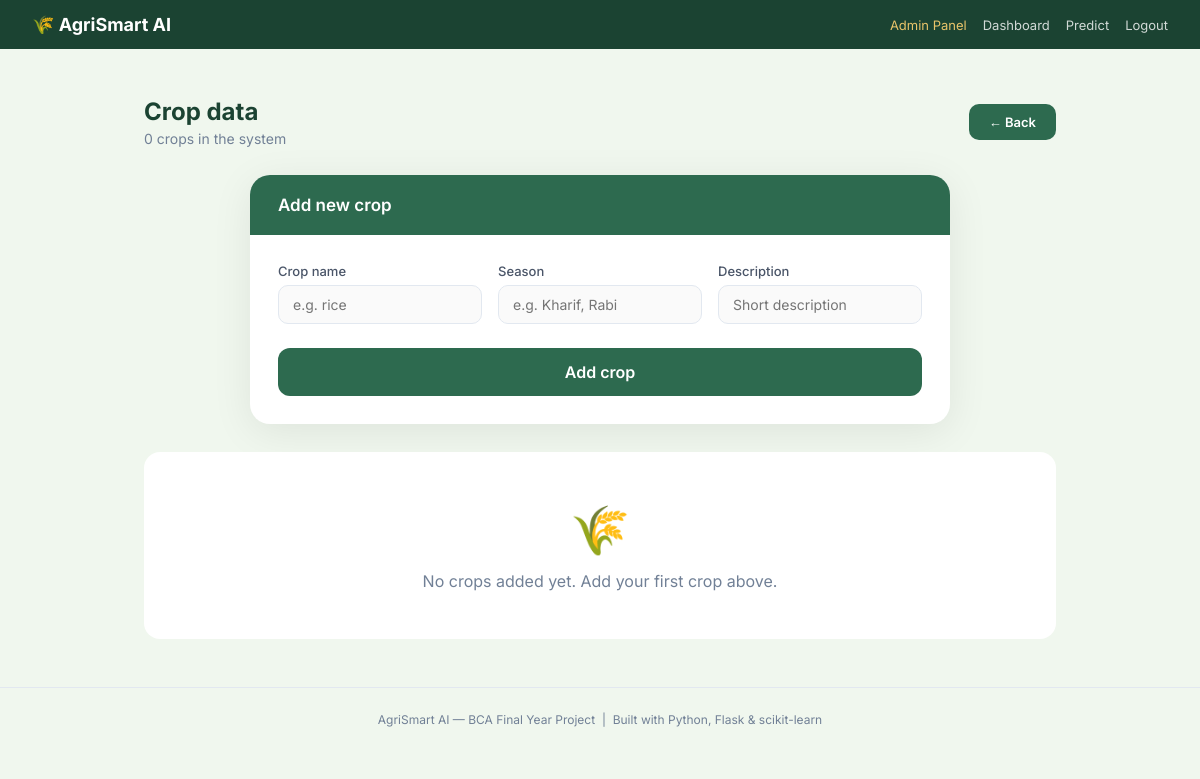
The page /admin/crops (signed in) on the database as committed earlier.
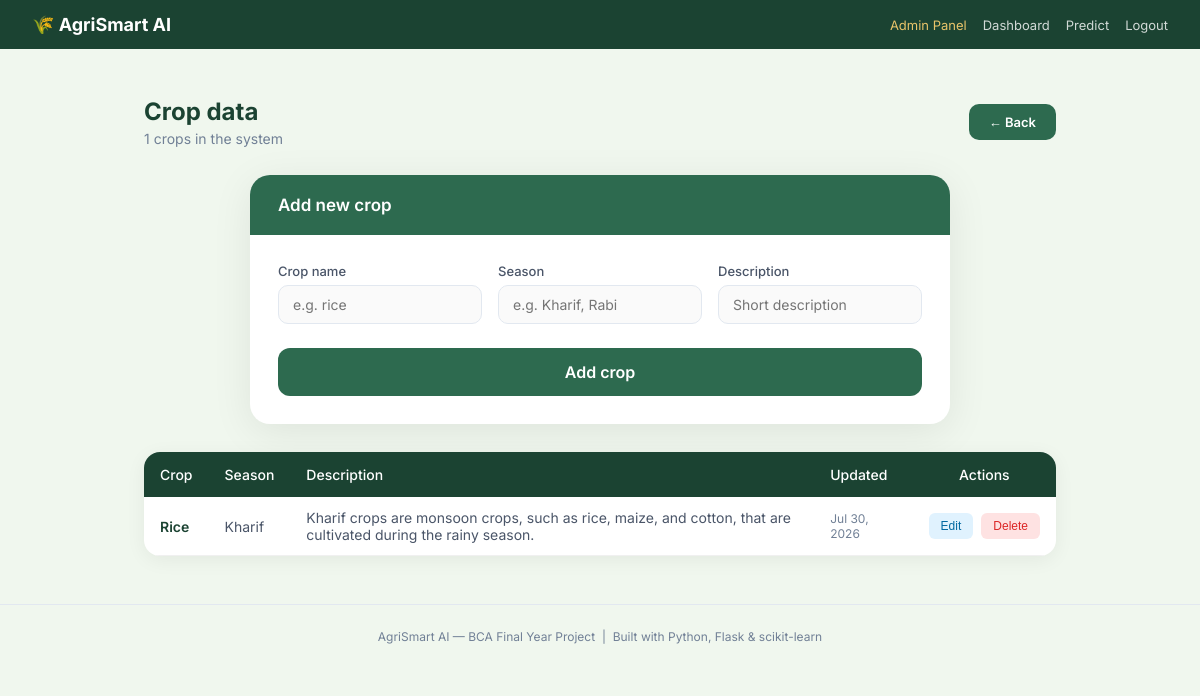
The same page on the database as committed later.
### database/models.py (models this page shows, shortened)
class CropData(db.Model):
    __tablename__ = 'crop_data'
    id          = db.Column(db.Integer, primary_key=True)
    crop_name   = db.Column(db.String(100), nullable=False)
    description = db.Column(db.Text)
    season      = db.Column(db.String(100))
    uploaded_by = db.Column(db.Integer, db.ForeignKey('users.id'))
    updated_at  = db.Column(db.DateTime, default=datetime.utcnow)

### admin/routes.py (the view)
@admin_bp.route('/admin/crops')
@login_required
@admin_required
def crops():
    all_crops = CropData.query.order_by(CropData.crop_name).all()
    return render_template('admin/crops.html', crops=all_crops)

### admin/routes.py (called while the page is built)
def admin_required(f):
    @wraps(f)
    def decorated(*args, **kwargs):
        if not current_user.is_authenticated or not current_user.is_admin():
            flash('Admin access required.', 'danger')
            return redirect(url_for('auth.login'))
        return f(*args, **kwargs)
    return decorated

### database/models.py (called while the page is built)
    def is_admin(self):
        return self.role == 'admin'

### templates/admin/crops.html (shortened to what this page needs)
{% extends 'base.html' %}
{% block content %}
<div style="max-width:960px; margin:48px auto; padding:0 24px;">
  <div style="display:flex; align-items:center; justify-content:space-between; margin-bottom:28px; flex-wrap:wrap; gap:12px;">
    <div>
      <h1 style="font-size:24px; font-weight:700; color:var(--green-dark);">Crop data</h1>
      <p style="color:var(--text-light); font-size:14px; margin-top:4px;">{{ crops|length }} crops in the system</p>
    </div>
    <a href="/admin/dashboard" class="btn-back" style="font-size:13px; padding:10px 20px;">← Back</a>
  </div>
  <div class="form-card" style="margin-bottom:28px;">
    <div class="form-card-header">
      <h2>Add new crop</h2>
    </div>
    <div class="form-card-body">
      <form action="/admin/crops/add" method="POST">
        <div style="display:grid; grid-template-columns:repeat(auto-fit, minmax(180px, 1fr)); gap:16px;">
          <div class="form-group">
            <label>Crop name</label>
            <input type="text" name="crop_name" placeholder="e.g. rice" required>
          </div>
          <div class="form-group">
            <label>Season</label>
            <input type="text" name="season" placeholder="e.g. Kharif, Rabi">
          </div>
          <div class="form-group">
            <label>Description</label>
            <input type="text" name="description" placeholder="Short description">
          </div>
        </div>
        <button type="submit" class="btn-predict" style="margin-top:8px;">Add crop</button>
      </form>
    </div>
  </div>
  {% if crops %}
  <div style="background:white; border-radius:16px; box-shadow:0 4px 20px rgba(0,0,0,0.06); overflow:hidden;">
    <div style="overflow-x:auto;">
      <table style="width:100%; border-collapse:collapse; font-size:14px;">
        <thead>
          <tr style="background:var(--green-dark); color:white;">
            <th style="padding:14px 16px; text-align:left; font-weight:500;">Crop</th>
            <th style="padding:14px 16px; text-align:left; font-weight:500;">Season</th>
            <th style="padding:14px 16px; text-align:left; font-weight:500;">Description</th>
            <th style="padding:14px 16px; text-align:left; font-weight:500;">Updated</th>
            <th style="padding:14px 16px; text-align:center; font-weight:500;">Actions</th>
          </tr>
        </thead>
        <tbody>
          {% for c in crops %}
          <tr style="border-bottom:1px solid #f0f0f0; {% if loop.index % 2 == 0 %}background:#fafafa;{% endif %}">
            <td style="padding:12px 16px; font-weight:600; color:var(--green-dark); text-transform:capitalize;">{{ c.crop_name }}</td>
            <td style="padding:12px 16px; color:var(--text-mid);">{{ c.season or '—' }}</td>
            <td style="padding:12px 16px; color:var(--text-mid);">{{ c.description or '—' }}</td>
            <td style="padding:12px 16px; color:var(--text-light); font-size:12px;">{{ c.updated_at.strftime('%b %d, %Y') }}</td>
            <td style="padding:12px 16px; text-align:center;">
              <div style="display:flex; gap:8px; justify-content:center;">
                <button onclick="toggleEdit({{ c.id }})"
                        style="background:#e0f2fe; color:#0369a1; border:none; padding:6px 12px; border-radius:6px; font-size:12px; cursor:pointer;">
                  Edit
                </button>
                <form action="/admin/crops/delete/{{ c.id }}" method="POST"
                      onsubmit="return confirm('Delete {{ c.crop_name }}?')">
                  <button type="submit" style="background:#fee2e2; color:#dc2626; border:none; padding:6px 12px; border-radius:6px; font-size:12px; cursor:pointer;">
                    Delete
                  </button>
                </form>
              </div>
            </td>
          </tr>
          {% endfor %}
        </tbody>
      </table>
    </div>
  </div>
  {% else %}
  <div style="text-align:center; padding:48px; background:white; border-radius:16px;">
    <div style="font-size:48px; margin-bottom:12px;">🌾</div>
    <p style="color:var(--text-light);">No crops added yet. Add your first crop above.</p>
  </div>
  {% endif %}
</div>
{% endblock %}

Rows that differ between the two databases and show on the page:
added CropData: crop_name "Rice", season "Kharif", description "Kharif crops are monsoon crops, such as rice, maize, and cotton, that are cultivated during the rainy season.", updated_at "Jul 30, 2026"
Other text that changed with them:
{{ crops|length }}: "0" → "1"
text no longer shown: "🌾 No crops added yet. Add your first crop above."
text now shown: "Crop Season Description Updated Actions"
